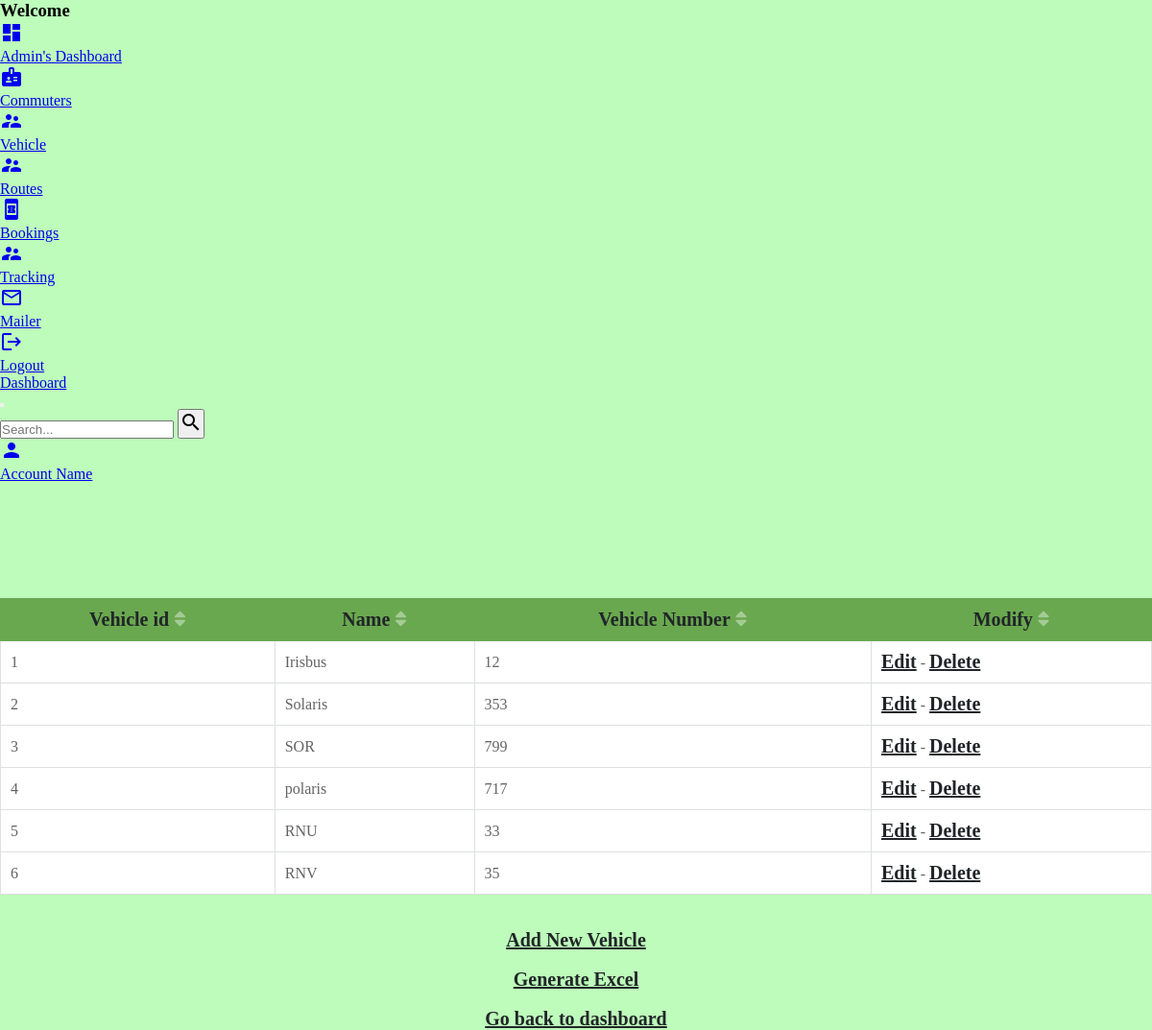
Screenshot of /vehicle.php with the database file from the repository.
### tables this page shows
CREATE TABLE `transportvehicle` (
  `tid` int(50) NOT NULL,
  `name` varchar(100) NOT NULL,
  `vnumber` int(50) NOT NULL
);

### vehicle.php (the view, shortened to what this page needs)
<?php
$mysqli = mysqli_connect('localhost', 'ddurro18', 'deaduro3', 'web16_ddurro18');
$columns = array('tid','name','vnumber');
$column = isset($_GET['column']) && in_array($_GET['column'], $columns) ? $_GET['column'] : $columns[0];
$sort_order = isset($_GET['order']) && strtolower($_GET['order']) == 'desc' ? 'DESC' : 'ASC';
if ($result = $mysqli->query('SELECT * FROM transportvehicle ORDER BY ' .  $column . ' ' . $sort_order)) {
	$up_or_down = str_replace(array('ASC','DESC'), array('up','down'), $sort_order);
	$asc_or_desc = $sort_order == 'ASC' ? 'desc' : 'asc';
	$add_class = ' class="highlight"';
	?>
	<!DOCTYPE html>
	<html>
		<head>
			<link rel="stylesheet" href="https://use.fontawesome.com/releases/v5.3.1/css/all.css">
			<link rel="stylesheet" type="text/css" href="css/adminstyle.css"/>
			<link rel='stylesheet' href='https://cdn.rawgit.com/creativetimofficial/material-dashboard/31144b3f/assets/css/material-dashboard.css'>
			<link rel='stylesheet' href='https://maxcdn.bootstrapcdn.com/font-awesome/latest/css/font-awesome.min.css'>
		</head>
		<body>
		<div class="wrapper ">
    <div class="sidebar" data-color="green" data-background-color="white">
      <div class="logo">
        <h3 class="simple-text logo-normal">
        Welcome
        </h3>
      </div>
      <div class="sidebar-wrapper">
        <ul class="nav">
          <li class="nav-item active">
            <a class="nav-link" href="admin.php">
              <i class="material-icons">dashboard</i>
              <p>Admin's Dashboard</p>
            </a>
            </li>
            <li class="nav-item">
            <a class="nav-link" href="client.php">
            <i class="material-icons">badge</i>
              <p>Commuters</p>
            </a>
            </li>
            <li class="nav-item">
            <a class="nav-link" href="vehicle.php">
            <i class="material-icons">supervisor_account</i>
              <p>Vehicle</p>
            </li>
            <li class="nav-item">
            <a class="nav-link" href="routes.php">
            <i class="material-icons">supervisor_account</i>
              <p>Routes</p>
            </a>
            </li>
            <li class="nav-item">
            <a class="nav-link" href="showadminapp.php">
            <i class="material-icons">book_online</i>
              <p>Bookings</p>
            </a>
            </li>
            <li class="nav-item">
            <a class="nav-link" href="tracking.php">
            <i class="material-icons">supervisor_account</i>
              <p>Tracking</p>
            </a>
            </li>
			     <li class="nav-item">
            <a class="nav-link" href="mailer.php">
            <i class="material-icons">mail_outline</i>
              <p>Mailer</p>
            </a>
            </li>
            <li class="nav-item">
            <a class="nav-link" href="logout.php">
            <i class="material-icons">logout</i>
              <p>Logout</p>
            </a>
            </li>
        </ul>
      </div>
    </div>
    <div class="main-panel">
      <nav class="navbar navbar-expand-lg navbar-transparent navbar-absolute fixed-top ">
        <div class="container-fluid">
          <div class="navbar-wrapper">
            <a class="navbar-brand" href="admin.php">Dashboard</a>
          </div>
          <button class="navbar-toggler" type="button" data-toggle="collapse" aria-controls="navigation-index" aria-expanded="false" aria-label="Toggle navigation">
          </button>
          <div class="collapse navbar-collapse justify-content-end">
            <form class="navbar-form">
              <div class="input-group no-border">
                <input type="text" value="" class="form-control" placeholder="Search...">
                <button type="submit" class="btn btn-white btn-round btn-just-icon">
                  <i class="material-icons">search</i>
                </button>
              </div>
            </form>
            <ul class="navbar-nav">
              <li class="nav-item">
                <a class="nav-link" href="admin.php">
                  <i class="material-icons">person</i>
                  <p class="d-lg-none d-md-block">
                    Account Name
                  </p>
                </a>
              </li>
            </ul>
          </div>
        </div>
      </nav>
      <div id="wrap">
			<table>
				<tr>
					<th><a href="vehicle.php?column=name&order=<?php echo $asc_or_desc; ?>"> Vehicle id<i class="fas fa-sort<?php echo $column == 'name' ? '-' . $up_or_down : ''; ?>"></i></a></th>
					<th><a href="vehicle.php?column=age&order=<?php echo $asc_or_desc; ?>">Name<i class="fas fa-sort<?php echo $column == 'age' ? '-' . $up_or_down : ''; ?>"></i></a></th>
					<th><a href="vehicle.php?column=joined&order=<?php echo $asc_or_desc; ?>">Vehicle Number<i class="fas fa-sort<?php echo $column == 'joined' ? '-' . $up_or_down : ''; ?>"></i></a></th>
					<th><a href="vehicle.php?column=joined&order=<?php echo $asc_or_desc; ?>">Modify<i class="fas fa-sort<?php echo $column == 'joined' ? '-' . $up_or_down : ''; ?>"></i></a></th>
				</tr>
				<?php while ($row = $result->fetch_assoc()): ?>
				<tr>
					<td<?php echo $column == 'name' ? $add_class : ''; ?>><?php echo mysqli_real_escape_string($mysqli,$row['tid']); ?></td>
					<td<?php echo $column == 'age' ? $add_class : ''; ?>><?php echo mysqli_real_escape_string($mysqli,$row['name']); ?></td>
					<td<?php echo $column == 'joined' ? $add_class : ''; ?>><?php echo mysqli_real_escape_string($mysqli,$row['vnumber']); ?></td>
					<td<?php echo $column == 'joined' ? $add_class : ''; ?>><?php echo "<a href='edit.php?id={$row['tid']}'>Edit</a> - <a href='del.php?id={$row['tid']}'>Delete</a>" ?></td>
				</tr>
				<?php endwhile; ?>
			</table>
			<br><br>
			<center><a href="crStaff.php">Add New Vehicle</a> <br><br> <a href="excelstaff.php">Generate Excel</a><br><br><a href="admin.php">Go back to dashboard</a></center>
		</div>
		</body>
	</html>
	<?php
}
?>

### css/adminstyle.css (style rules this page uses)
* { margin: 0px; padding: 0px; }
body { width: 100%; height: 100vh; background-color: #bdfcba; }
#wrap { margin-top: 10%; }
#wrap a { font-size: 20px; font-weight: bold; color: #212529; }

### vehicle.php (style rules this page uses)
table { border-collapse: collapse; width: 100%; }
th { background-color: #6aa84f; border: 1px solid #6aa84f; }
th a { display: block; text-decoration:none; padding: 10px; color: #ffffff; font-weight: bold; font-size: 13px; }
th a i { margin-left: 5px; color: rgba(255,255,255,0.4); }
td { padding: 10px; color: #636363; border: 1px solid #dddfe1; }
tr { background-color: #ffffff; }

### rows the page displays
transportvehicle: tid "1", name "Irisbus", vnumber "12"
transportvehicle: tid "2", name "Solaris", vnumber "353"
transportvehicle: tid "3", name "SOR", vnumber "799"
transportvehicle: tid "4", name "polaris", vnumber "717"
transportvehicle: tid "5", name "RNU", vnumber "33"
transportvehicle: tid "6", name "RNV", vnumber "35"
